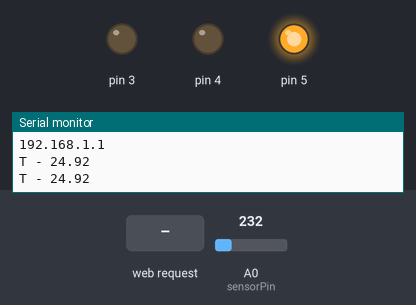
Bench run of a sketch on a simulated Arduino Uno, built with avr-gcc and run on an emulated ATmega328P. Parts: output pins drawn as LEDs (lit = HIGH), the last lines printed to the serial monitor. The test bench sets the inputs (shaded band); at power-on: A0 (sensorPin) = 232. WiFi joins after 1.5 s; servers stay silent unless stated.

Above: at 2.7 s.
2.8 s: HTTP request GET /?KON1=ON received
At 4.0 s:
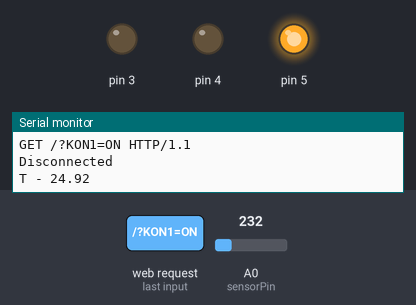
4.3 s: HTTP request GET /?KON2=ON received
At 5.1 s:
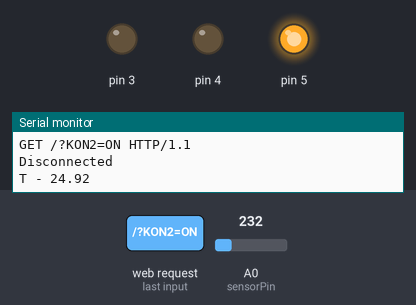
5.8 s: HTTP request GET /?Level=MANUAL received
At 6.5 s:
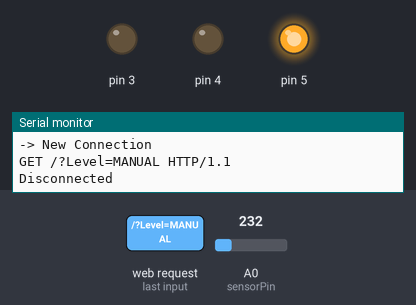
Timing chart, 0 to 8.8 s (numbered marks = the images above; inputs shaded):
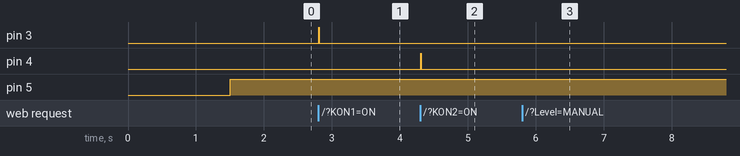

Measured:
- after the input at 2.8 s, pin 3: LOW → HIGH at once, → LOW 0.01 s later
- after the input at 4.3 s, pin 4: LOW → HIGH at once, → LOW 0.01 s later
- after the input at 5.8 s, pin 5: stays HIGH (without the input it goes to LOW after 4.2 s)

The sketch:

input_temp_limits.ino
```cpp
#include <UIPEthernet.h> // Used for Ethernet

// **** ETHERNET SETTING ****
byte mac[] = { 0x54, 0x34, 0x41, 0x30, 0x30, 0x31 };
// IP-адрес, назначаемый Ethernet shield:
byte ip[] = {192, 168, 0, 33};
// IP-адрес, dns сервера:
byte myDns[] = { 192, 168, 0, 1 };
// адрес шлюза:
byte gateway[] = { 192, 168, 0, 1 };
// маска:
byte subnet[] = { 255, 255, 255, 0 };

EthernetServer server(80);

// Определяем, к какому выводу Arduino подключен выход LM35:
#define sensorPin A0

/*
  int ledPin3 = 3; // указываем что светодиод будет управляться через 2 Pin
  int ledPin4 = 4;
  int ledPin5 = 5;
*/

String readString = String(50); //строка для получения данных с адреса длиной 30 символов

//для переключения режимов работы МКК использую логическую переменную
boolean MOD = false; // автоматический режим работы по температуре по умолчанию

//тут или в коде нужно реализовать чтение статуса логической переменной из энергонезависимой памяти EEEPROM
boolean CON1 = false; //изначальный статус КОНДИЦИОНЕРА - выключен
boolean CON2 = false;
boolean HEAT = false; //изначальный статус ПЕЧКИ - выключен

float temperature;
float preTemp;

EthernetClient client;

int seconds; // - колличество секунд;
int minutes; // - колличество минут;
int hours; // - колличество часов;
int days; // - колличество часов;
uint32_t timer;

uint32_t myTimer1; // переменная хранения времени (unsigned long)
uint32_t myTimer;

int tempUp = 27;
int tempDown = 22;
int tempUpHeat = 17;
int tempDownHeat = 10;

void setup() {
  analogReference(INTERNAL);        // включаем внутрений источник опорного 1,1 вольт

  Serial.begin(9600);

  // запуск соединения Ethernet и сервера:
  Ethernet.begin(mac, ip, myDns, gateway, subnet); // инициализация контроллера

  if (Ethernet.begin(mac) == 0) {
    // ошибка получения IP-адреса
  }

  server.begin();

  //Serial.print("IP Address: "); // выводим в монитор порта IP МКК
  Serial.println(Ethernet.localIP());
  //Serial.print("SubnetMask: ");
  Serial.println(Ethernet.subnetMask());
  //Serial.print("GatewayIP: ");
  Serial.println(Ethernet.gatewayIP());
  /*
    Serial.print("DnsServerIP: ");
    Serial.println(Ethernet.dnsServerIP());
  */

  //устанавливаем pin'ы на выход
  pinMode(3, OUTPUT);
  pinMode(4, OUTPUT);
  pinMode(5, OUTPUT);
}

void loop() {
  // Получить показания датчика температуры:
  int reading = analogRead(sensorPin);

  if (millis() - myTimer >= 1000) {
    myTimer = millis();
    preTemp = reading / 9.31;

    Serial.print("T - ");
    Serial.println(preTemp);            // отправляем в монитор порта
    //Serial.println(" C");
  }


  if (millis() - myTimer1 >= 10000) {   // ищем разницу (500 мс)
    myTimer1 = millis();              // сброс таймера
    // выполнить действие

    // Преобразование показаний в напряжение:
    //float voltage = reading * (5000 / 1024.0);

    // Преобразование напряжения в температуру в градусах Цельсия:
    //temperature = voltage / 10;

    temperature = reading / 9.31;          // переводим в цельсии


    Serial.println(temperature);            // отправляем в монитор порта
    //Serial.println(" C");

    //Serial.print("Time - ");
    //Serial.println((float)millis() / 3600000); // вывод в порт времени с начала работы мкк

  }


  // Преобразование показаний в напряжение:
  //float voltage = reading * (5000 / 1024.0);

  // Преобразование напряжения в температуру в градусах Цельсия:
  //temperature = voltage / 10;

  // listen for incoming clients
  client = server.available();

  if (MOD == 0) {
    //client.println(F("<p><font size=\"’5′\">Статус: <font size=\"’5′\">ВКЛ авто режим"));
    avto();
  }

  if (client) {
    //Если сервер доступен то в монитор порта выводим сообщение
    Serial.println("-> New Connection");

    //http-запрос заканчивается пустой строкой
    while (client.connected()) {
      if (client.available()) {
        char c = client.read();
        // читаем char c от char HTTP запроса
        if (readString.length() < 50) {
          //сохранить символы в строку
          readString.concat(c);
        }
        //вывод символов в последовательный порт
        Serial.print(c);
        //если HTTP запрос заканчивается на
        if (c == '\n') {

          // Формируем HTML
          client.println(F("HTTP/1.1 200 OK"));
          client.println(F("Content-Type: text/html"));
          client.println(F("Connection: close"));     // закрыть сессию после ответа
          //client.println(F("Refresh: 10"));         // обновить страницу автоматически
          client.println();                 // пустая строка отделяет тело сообщения

          client.println(F("<head> <meta http-equiv='Content-Type' content='text/html; charset=utf-8' /><title> Arduino :: Управление климатом БС V0.1</title></head>"));
          //client.println(F("<meta http-equiv='Content-Type' content='text/html; charset=utf-8' /> "));
          //client.println(F("<title> Arduino :: Управление климатом БС V0.1</title>"));
          //client.println(F("</head> "));

          //client.println(F("<body"));

          client.print(F("<body<p><span style=\"font-size:20px\"><strong>Температура в помещении: </strong></span>"));
          client.print(temperature);
          client.print(F(" \xC2\xB0")); // показывает символ градуса
          client.print(F("C"));
          client.println(F("<hr />"));

          //Нажимание кнопок
          client.println(F("<p><form method=\"get\" name=\"MODE\"><p><input type=\"submit\" name=\"Level\" value=\"AUTO\">   Автоматический режим работы для поддержания температуры 21°С</p><p><input type=\"submit\" name=\"Level\" value=\"MANUAL\"> Ручной режим управления СКВ и нагревом</p>"));

          //client.println(F("<p><input type=\"submit\" name=\"Level\" value=\"AUTO\">   Автоматический режим работы для поддержания температуры 21°С</p>"));
          //client.println(F("<p><input type=\"submit\" name=\"Level\" value=\"MANUAL\"> Ручной режим управления СКВ и нагревом</p>"));

          if (readString.indexOf("Level=MANUAL") >= 0) {
            MOD = true;
            manual();
          }

          if (readString.indexOf("KON1=ON") >= 0) {
            digitalWrite(3, HIGH);
            CON1 = true;
            manual();
          }
          if (readString.indexOf("KON1=OFF") >= 0) {
            digitalWrite(3, LOW);
            CON1 = false;
            manual();
          }

          if (readString.indexOf("KON2=ON") >= 0) {
            digitalWrite(4, HIGH);
            CON2 = true;
            manual();
          }
          if (readString.indexOf("KON2=OFF") >= 0) {
            digitalWrite(4, LOW);
            CON2 = false;
            manual();
          }

          if (readString.indexOf("HEAT=ON") >= 0) {
            digitalWrite(5, HIGH);
            HEAT = true;
            manual();
          }
          if (readString.indexOf("HEAT=OFF") >= 0) {
            digitalWrite(5, LOW);
            HEAT = false;
            manual();
          }

          if (readString.indexOf("Level=AUTO") >= 0) {


            /*
              if (temperature > tempUp) {
              client.println(F("<p><table align=\"left\" border=\"1\" cellpadding=\"1\" cellspacing=\"1\" style=\"width:500px\"><tbody><tr><td style=\"text-align:center\"><span style=\"color:#3498db\">Кондиционер 1</span></td><td style=\"text-align:center\"><span style=\"color:#3498db\">Кондиционер 2</span></td><td style=\"text-align:center\"><span style=\"color:#e74c3c\">Обогреватель</span></td></tr><tr><td style=\"text-align:center\">Статус: ВКЛ (при +31° до 21°)</td><td style=\"text-align:center\">Статус: ВКЛ (при +31° до 21°)</td><td style=\"text-align:center\">Статус: ВЫКЛ</td></tr></tbody></table><p>&nbsp;</p><p>&nbsp;</p>"));
              //client.println(F("<p>&nbsp;</p>"));
              //client.println(F("<p>&nbsp;</p>"));
              }

              if (temperature < tempDown) {
              client.println(F("<p><table align=\"left\" border=\"1\" cellpadding=\"1\" cellspacing=\"1\" style=\"width:500px\"><tbody><tr><td style=\"text-align:center\"><span style=\"color:#3498db\">Кондиционер 1</span></td><td style=\"text-align:center\"><span style=\"color:#3498db\">Кондиционер 2</span></td><td style=\"text-align:center\"><span style=\"color:#e74c3c\">Обогреватель</span></td></tr><tr><td style=\"text-align:center\">Статус: ВЫКЛ</td><td style=\"text-align:center\">Статус: ВЫКЛ</td><td style=\"text-align:center\">Статус: ВКЛ (при +10 до 18°)</td></tr></tbody></table><p>&nbsp;</p><p>&nbsp;</p>"));
              //client.println(F("<p>&nbsp;</p>"));
              //client.println(F("<p>&nbsp;</p>"));
              }
            */
            /*
              client.println(F("<hr />"));
              if (CON1 == 1) {
              client.println(F("<p>Кондиционер 1 - Включен</p>"));
              } else {
              client.println(F("<p>Кондиционер 1 - Выключен</p>"));
              }

              if (CON2 == 1) {
              client.println(F("<p>Кондиционер 2 - Включен</p>"));
              } else {
              client.println(F("<p>Кондиционер 2 - Выключен</p>"));
              }

              if (HEAT == 1) {
              client.println(F("<p>Обогреватель - Включен</p>"));
              } else {
              client.println(F("<p>Обогреватель - Выключен</p>"));
              }
            */
            MOD = false;
            avto();
          }

          if (readString.indexOf("uptemp") > 0) {
            String uptemp = (readString.substring(readString.indexOf("uptemp") + 7, readString.indexOf("&downtemp")));
            tempUp = uptemp.toInt();
            //Serial.print("Верхний порог температуры: ");
            Serial.println(tempUp);
          }

          if (readString.indexOf("downtemp") > 0) {
            String downtemp = (readString.substring(readString.indexOf("downtemp") + 9, readString.indexOf("&Le")));
            tempDown = downtemp.toInt();
            //Serial.print("Нижний порог температуры: ");
            Serial.println(tempDown);
          }


          if (readString.indexOf("upheat") > 0) {
            String upHeatTemp = (readString.substring(readString.indexOf("upheat") + 7, readString.indexOf("&downheat")));
            tempUpHeat = upHeatTemp.toInt();
            //Serial.print("Верхний порог температуры HEAT: ");
            Serial.println(tempUpHeat);
          }

          if (readString.indexOf("downheat") > 0) {
            String upHeatTemp = (readString.substring(readString.indexOf("downheat") + 9, readString.indexOf("&Le")));
            tempDownHeat = upHeatTemp.toInt();
            //Serial.print("Верхний порог температуры HEAT: ");
            Serial.println(tempDownHeat);
          }

          //Горизонатльная черта на всю страницу
          client.println(F("<hr />"));

          if (MOD == 0) {
            client.println(F("<span style=\"font-size:20px\"><strong>ТЕКУЩИЙ РЕЖИМ РАБОТЫ МКК: </strong></span><font size=\"’5′\">АВТО режим"));
            //client.println(F("<font size=\"’5′\">АВТО режим"));
            client.print(F("<p>Верхний порог темрературы СКВ = "));
            client.print(tempUp);
            client.print(F("<p>Нижний порог темрературы СКВ = "));
            client.print(tempDown);
            client.print(F("<p>Верхний порог темрературы HEAT = "));
            client.print(tempUpHeat);
            client.print(F("<p>Нижний порог темрературы HEAT = "));
            client.print(tempDownHeat);


          } else {
            client.println(F("<span style=\"font-size:20px\"><strong>ТЕКУЩИЙ РЕЖИМ РАБОТЫ МКК: </strong></span><font size=\"’5′\">РУЧНОЙ режим"));
            //client.println(F("<font size=\"’5′\">РУЧНОЙ режим"));
          }

          client.println(F("<hr />"));
          if (CON1 == 1) {
            client.println(F("<p>Кондиционер 1 - Включен</p>"));
          } else {
            client.println(F("<p>Кондиционер 1 - Выключен</p>"));
          }

          if (CON2 == 1) {
            client.println(F("<p>Кондиционер 2 - Включен</p>"));
          } else {
            client.println(F("<p>Кондиционер 2 - Выключен</p>"));
          }

          if (HEAT == 1) {
            client.println(F("<p>Обогреватель - Включен</p>"));
          } else {
            client.println(F("<p>Обогреватель - Выключен</p>"));
          }
          client.println(F("<hr />"));

          client.println(F("<p><input type=\"submit\" name=\"Level\" value=\"MODE\"> Ввод пороговых значений температуры СКВ и HEAT</p>"));

          if (readString.indexOf("Level=MODE") >= 0) {

            client.println(F("<p><form action=\"http://192.168.0.33\" method=\"get\" name=\"form\"><br>Верхний порог температуры СКВ: <input name=\"uptemp\" type=\"number\" value=""><br><br>Нижний порог температуры СКВ: <input name=\"downtemp\" type=\"number\" value=""><br> <br>Верхний порог температуры HEAT: <input name=\"upheat\" type=\"number\" value=""><br><br>Нижний порог температуры HEAT: <input name=\"downheat\" type=\"number\" value=""><br> <br><input type=\"submit\" name=\"Level\" value=\"SEND\"></form></p>"));
            //client.println(F("<br>Верхний порог СКВ: <input name=\"T_high\" type=\"number\" value=""><br>"));
            //client.println(F("<br>Нижний порог СКВ: <input name=\"T_low\" type=\"number\" value=""><br>"));
            //client.println(F("<br><input type=\"submit\" name=\"Level\" value=\"SEND\"></form></p>"));

          }

          client.print(F("<p>Время работы контроллера: "));
          client.print (millis() / 86400000);
          client.print (F(" дн., "));
          client.print ((millis() / 3600000) % 24);
          client.print (F(" час., "));
          client.print ((millis() / 60000) % 60);
          client.print (F(" мин., "));
          client.print ((millis() / 1000) % 60);
          client.println (F(" сек."));

          client.println(F("</body></html>"));
          //clearing string for next read
          readString = "";

          // give the web browser time to receive the data
          //delay(1);

          //останавливаем web-client
          client.stop();

          //Выаод значений текущего режима и включенных реле
          /*
              Serial.print("MOD - ");
              Serial.println(MOD);
              Serial.print("CON1 - ");
              Serial.println(CON1);
              Serial.print("CON2 - ");
              Serial.println(CON2);
              Serial.print("HEAT - ");
              Serial.println(HEAT);
          */

          Serial.println("Disconnected\n");
        }
      }
    }
  }
}

void avto() {
  if (temperature > tempUp) {
    digitalWrite(3, HIGH); // set the LED on
    digitalWrite(4, HIGH); // set the LED on
    CON1 = true;
    CON2 = true;
  } else if (temperature < tempDown) {
    digitalWrite(3, LOW);
    digitalWrite(4, LOW);
    CON1 = false;
    CON2 = false;
  }

  if (temperature < tempDownHeat) {
    digitalWrite(5, HIGH);
    HEAT = true;
  } else if (temperature > tempUpHeat) {
    digitalWrite(5, LOW);
    HEAT = false;
  }
}

void manual() {
  client.println(F("<p><table align=\"left\" border=\"1\" cellpadding=\"1\" cellspacing=\"1\" style=\"width:500px\"><tbody><tr><td style=\"text-align:center\"><span style=\"color:#3498db\">Кондиционер 1</span></td><td style=\"text-align:center\"><span style=\"color:#3498db\">Кондиционер 2</span></td><td style=\"text-align:center\"><span style=\"color:#e74c3c\">Обогреватель</span></td></tr><tr><td style=\"text-align:center\"><form method=\"get\" name=\"KON1\"> <p style=\"text-align:center\"><input type=\"submit\" name=\"KON1\" value = ON></p><p style=\"text-align:center\"><input type=\"submit\" name=\"KON1\" value=OFF></p></form></td><td style=\"text-align:center\"><p></p><form method = get name = KON2><p style=\"text-align:center\"><input type=\"submit\" name=\"KON2\" value = ON></p><p style=\"text-align:center\"><input type=\"submit\" name=\"KON2\" value=OFF></p></form></td><td style=\"text-align:center\"><p></p><form method = get name = HEAT><p style=\"text-align:center\"><input type=\"submit\" name=\"HEAT\" value = ON></p><p style=\"text-align:center\"><input type=\"submit\" name=\"HEAT\" value=OFF></p></form></td></tr></tbody></table><p>&nbsp;</p><p>&nbsp;</p><p>&nbsp;</p><p>&nbsp;</p>"));
  //client.println(F("<p>&nbsp;</p>"));
  //client.println(F("<p>&nbsp;</p>"));
  //client.println(F("<p>&nbsp;</p>"));
  //client.println(F("<p>&nbsp;</p>"));

  /*
  if (CON1 == 1) {
    client.println(F("<p>Кондиционер 1 - Включен</p>"));
  } else {
    client.println(F("<p>Кондиционер 1 - Выключен</p>"));
  }

  if (CON2 == 1) {
    client.println(F("<p>Кондиционер 2 - Включен</p>"));
  } else {
    client.println(F("<p>Кондиционер 2 - Выключен</p>"));
  }

  if (HEAT == 1) {
    client.println(F("<p>Обогреватель - Включен</p>"));
  } else {
    client.println(F("<p>Обогреватель - Выключен</p>"));
  }
  */
}
```
